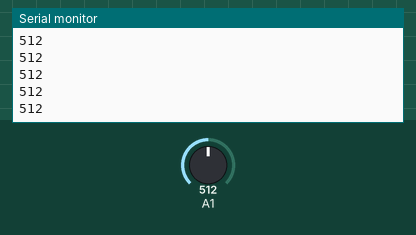
Recording of a sketch running on a simulated Arduino Uno, built with avr-gcc and run on an emulated ATmega328P. On the bench: the last lines printed to the serial monitor. The test bench sets the inputs (shaded band); at power-on: A1 = 512.

Above: at 1.2 s.
1.3 s: A1 set to 716
At 2.1 s:
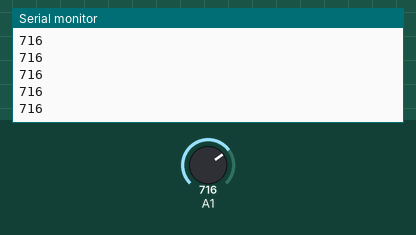
2.8 s: A1 set to 900
At 3.9 s:
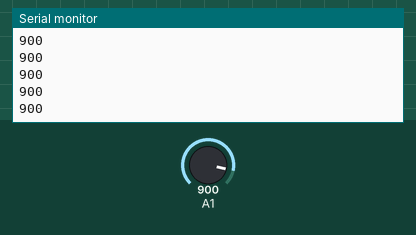
Timing chart, 0 to 5.8 s (numbered marks = the images above; inputs shaded):
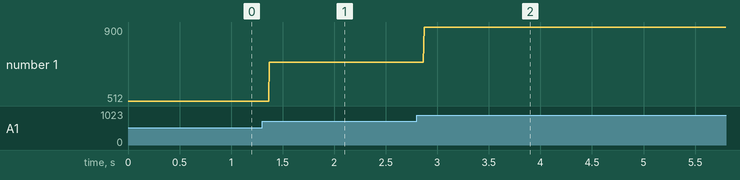

The sketch:

Soundtest.ino
```cpp
int Y0 = 6; // OUTPUTS FROM DEMULTIPLEXER
int Y1 = 5; // THERE ARE 43 SOUND FILES THAT CAN BE ACCESSED WITH THE IC CHIP(Only 6 pins needed = 101011), PT FILES ARE ACCESSED THROUGH NES Controller
int Y2 = 7;
int Y3 = 3;
int Y4 = 2;
int Y7 = 8; // @Then NES controller function & PT headphone function (Headphone Male end's GND also goes to arduino analog pin to show headphones are plugged in by having the headphones GND go to an arduino analog pin)
            // @Then Casing can be done during weekend

int v0 = 0; // DIGITALREAD VALUES
int v1 = 0;
int v2 = 0;
int v3 = 0;
int v4 = 0;
int v7 = 0;
int V = 0;

int Enter = 10; // SAVING BINARY CODE INTO ARRAY BUTTON


boolean b = false;
int x = 0;
String a;
String B;
String c;
String d;
String e;
String f;
void setup()
{


  pinMode(Y0, INPUT);
  pinMode(Y1, INPUT);
  pinMode(Y2, INPUT);
  pinMode(Y3, INPUT);
  pinMode(Y4, INPUT);
  pinMode(Y7, INPUT);
  pinMode(Enter, INPUT_PULLUP);

  Serial.begin(9600);
}

void loop() {
  V = analogRead(A1);
  Serial.println(V);
}
```

Measured:
- after the input at 1.3 s, the serial monitor: prints a new line after 0.07 s (image 1)
- after the input at 2.8 s, the serial monitor: prints a new line after 0.07 s (image 2)
- plotted number 1: 512 → 716 after the input at 1.3 s, 716 → 900 after the input at 2.8 s
